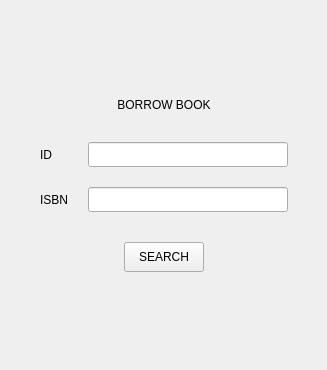
              <widget class="QWidget" name="page0">
               <layout class="QGridLayout" name="gridLayout">
                <property name="leftMargin">
                 <number>0</number>
                </property>
                <property name="topMargin">
                 <number>0</number>
                </property>
                <property name="rightMargin">
                 <number>0</number>
                </property>
                <property name="bottomMargin">
                 <number>0</number>
                </property>
                <property name="spacing">
                 <number>0</number>
                </property>
                <item row="0" column="1">
                 <spacer name="verticalSpacer_6">
                  <property name="orientation">
                   <enum>Qt::Vertical</enum>
                  </property>
                  <property name="sizeHint" stdset="0">
                   <size>
                    <width>20</width>
                    <height>98</height>
                   </size>
                  </property>
                 </spacer>
                </item>
                <item row="1" column="0">
                 <spacer name="horizontalSpacer_11">
                  <property name="orientation">
                   <enum>Qt::Horizontal</enum>
                  </property>
                  <property name="sizeHint" stdset="0">
                   <size>
                    <width>40</width>
                    <height>20</height>
                   </size>
                  </property>
                 </spacer>
                </item>
                <item row="1" column="1">
                 <layout class="QVBoxLayout" name="verticalLayout_13">
                  <property name="spacing">
                   <number>30</number>
                  </property>
                  <item>
                   <widget class="QLabel" name="lblTitleBorrowBook">
                    <property name="text">
                     <string>BORROW BOOK</string>
                    </property>
                    <property name="alignment">
                     <set>Qt::AlignCenter</set>
                    </property>
                   </widget>
                  </item>
                  <item>
                   <layout class="QVBoxLayout" name="verticalLayout_12">
                    <property name="spacing">
                     <number>30</number>
                    </property>
                    <item>
                     <layout class="QHBoxLayout" name="horizontalLayout_5">
                      <property name="spacing">
                       <number>20</number>
                      </property>
                      <item>
                       <layout class="QVBoxLayout" name="verticalLayout_10">
                        <item>
                         <widget class="QLabel" name="lbl_ID">
                          <property name="text">
                           <string>ID</string>
                          </property>
                         </widget>
                        </item>
                        <item>
                         <widget class="QLabel" name="lbl_ISBN">
                          <property name="text">
                           <string>ISBN</string>
                          </property>
                         </widget>
                        </item>
                       </layout>
                      </item>
                      <item>
                       <layout class="QVBoxLayout" name="verticalLayout_11">
                        <item>
                         <widget class="QLineEdit" name="lineEdit_ID">
                          <property name="minimumSize">
                           <size>
                            <width>100</width>
                            <height>25</height>
                           </size>
                          </property>
                          <property name="clearButtonEnabled">
                           <bool>true</bool>
                          </property>
                         </widget>
                        </item>
                        <item>
                         <widget class="QLineEdit" name="lineEdit_ISBN">
                          <property name="minimumSize">
                           <size>
                            <width>200</width>
                            <height>25</height>
                           </size>
                          </property>
                          <property name="clearButtonEnabled">
                           <bool>true</bool>
                          </property>
                         </widget>
                        </item>
                       </layout>
                      </item>
                     </layout>
                    </item>
                    <item>
                     <layout class="QHBoxLayout" name="horizontalLayout_6">
                      <item>
                       <spacer name="horizontalSpacer_9">
                        <property name="orientation">
                         <enum>Qt::Horizontal</enum>
                        </property>
                        <property name="sizeHint" stdset="0">
                         <size>
                          <width>40</width>
                          <height>20</height>
                         </size>
                        </property>
                       </spacer>
                      </item>
                      <item>
                       <widget class="QPushButton" name="btnSearchBorrowBook">
                        <property name="minimumSize">
                         <size>
                          <width>80</width>
                          <height>30</height>
                         </size>
                        </property>
                        <property name="maximumSize">
                         <size>
                          <width>80</width>
                          <height>30</height>
                         </size>
                        </property>
                        <property name="text">
                         <string>SEARCH</string>
                        </property>
                       </widget>
                      </item>
                      <item>
                       <spacer name="horizontalSpacer_10">
                        <property name="orientation">
                         <enum>Qt::Horizontal</enum>
                        </property>
                        <property name="sizeHint" stdset="0">
                         <size>
                          <width>40</width>
                          <height>20</height>
                         </size>
                        </property>
                       </spacer>
                      </item>
                     </layout>
                    </item>
                   </layout>
                  </item>
                 </layout>
                </item>
                <item row="1" column="2">
                 <spacer name="horizontalSpacer_12">
                  <property name="orientation">
                   <enum>Qt::Horizontal</enum>
                  </property>
                  <property name="sizeHint" stdset="0">
                   <size>
                    <width>39</width>
                    <height>20</height>
                   </size>
                  </property>
                 </spacer>
                </item>
                <item row="2" column="1">
                 <spacer name="verticalSpacer_5">
                  <property name="orientation">
                   <enum>Qt::Vertical</enum>
                  </property>
                  <property name="sizeHint" stdset="0">
                   <size>
                    <width>20</width>
                    <height>98</height>
                   </size>
                  </property>
                 </spacer>
                </item>
               </layout>
              </widget>
